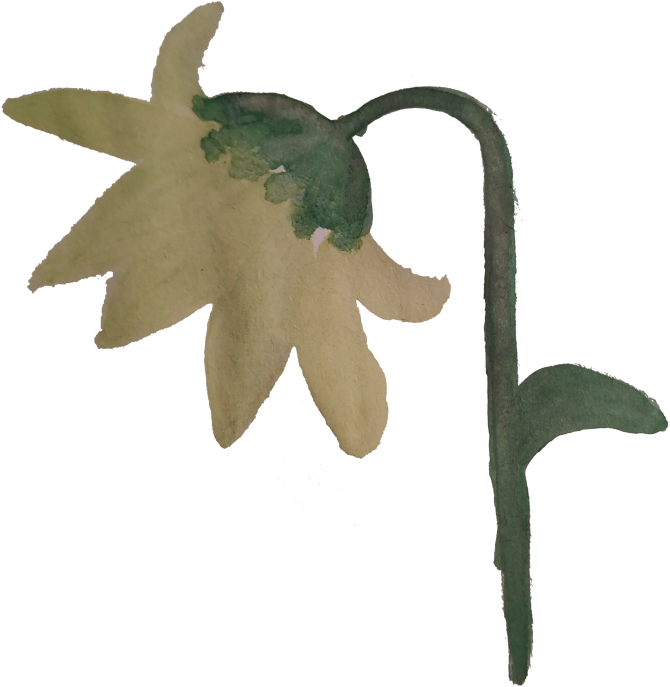
#> input picture assets/art/original/hima1.png, 1340 x 1374 px (shown at 1/2 size)
$ python make_icons.py
#> lines starting #> are read from the running program, lines starting #| are printed output that depends on the picture; after the words box and inside, x2 and y2 are one past the last pixel; in counts of white or black regions, pixels touching at a corner belong together
#!/usr/bin/env python3
"""Draw the app icons in assets/icons/ from the author's sunflower.

The source is the original drawing assets/art/original/hima1.png (read only),
centred on the ink colour of the interface:

  icon-192.png, icon-512.png   the flower fills most of the square
  icon-maskable-512.png        every visible pixel stays inside the central
                               80% circle, the safe zone launchers never crop

Usage: python3 tools/make_icons.py      (requires Pillow; output is reproducible)
"""
from pathlib import Path
import math

from PIL import Image

ROOT = Path(__file__).resolve().parents[1]
SOURCE = ROOT / 'assets/art/original/hima1.png'
OUT = ROOT / 'assets/icons'
INK = (13, 9, 6)  # --ink, #0d0906
VISIBLE = 24      # alpha above which a pixel counts as part of the drawing


def flower():
    with Image.open(SOURCE) as image:
        art = image.convert('RGBA')
    mask = art.getchannel('A').point(lambda a: 255 if a > VISIBLE else 0)
    return art.crop(mask.getbbox())


def visible_radius(art):
    """Distance from the centre of `art` to its farthest visible pixel."""
    alpha = art.getchannel('A')
    width, height = art.size
    cx, cy = width / 2, height / 2
    data = alpha.load()
    radius = 0.0
    step = max(1, min(width, height) // 400)
    for y in range(0, height, step):
        for x in range(0, width, step):
            if data[x, y] > VISIBLE:
                radius = max(radius, math.hypot(x + 0.5 - cx, y + 0.5 - cy))
    return radius + step


def render(art, size, scale):
    width, height = round(art.width * scale), round(art.height * scale)
    # Resample with premultiplied alpha so the paper fringe does not darken.
    small = art.convert('RGBa').resize((width, height), Image.LANCZOS).convert('RGBA')
    canvas = Image.new('RGBA', (size, size), INK + (255,))
    layer = Image.new('RGBA', (size, size), (0, 0, 0, 0))
    layer.paste(small, ((size - width) // 2, (size - height) // 2))
    return Image.alpha_composite(canvas, layer).convert('RGB')


def main():
    art = flower()
#> in flower, image is the input picture: PIL image 1340x1374 RGBA; mean R, G, B, A 36.9, 35.1, 26.8, 67.1
#> in flower, `mask = art.getchannel('A').point(lambda a: 255 if a > VISIBLE else 0)`:
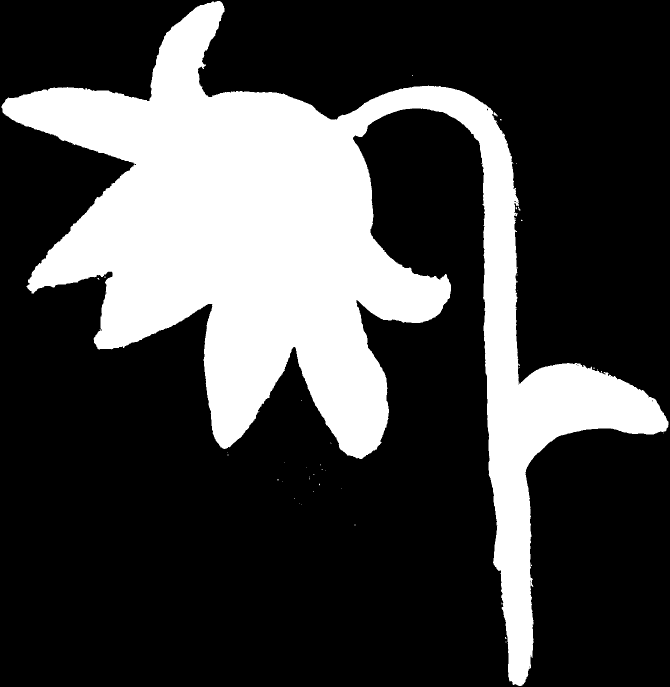
#> mask: PIL image 1340x1374 L (shown at 1/2 size); 26.6% white; 42 white regions (40 under 20 px), largest, box (x1, y1, x2, y2) and area: (3, 2, 1337, 1372) 489446, (987, 224, 995, 233) 35
    OUT.mkdir(parents=True, exist_ok=True)
    # Regular icons: the drawing's longer side spans 84% of the square.
    for size in (192, 512):
        scale = size * 0.84 / max(art.size)
        render(art, size, scale).save(OUT / f'icon-{size}.png', optimize=True)
#> this loop made 2 passes
#> pass 1, in render, `small = art.convert('RGBa').resize((width, height), Image.LANCZOS).con..`:
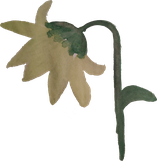
#> small: PIL image 157x161 RGBA; mean R, G, B, A 38.9, 37.2, 27.9, 67.6; transparent parts drawn white
#> pass 1, in render, `canvas = Image.new('RGBA', (size, size), INK + (255,))`:
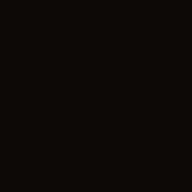
#> canvas: PIL image 192x192 RGBA; mean R, G, B, A 13, 9, 6, 255
#> pass 1, in main, `render(art, size, scale).save(OUT / f'icon-{size}.png', optimize=True)`:
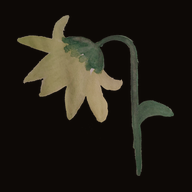
#> saved as icon-192.png: PIL image 192x192 RGB; mean R, G, B 32.7, 28.5, 20.5
    # Maskable: the farthest visible pixel sits at 38% of the width from the
    # centre, inside the 40% radius safe zone with a little air to spare.
    size = 512
    scale = size * 0.38 / visible_radius(art)
#> scale = 0.237
    render(art, size, scale).save(OUT / 'icon-maskable-512.png', optimize=True)
#> call 3 of render, with size = 512, scale = 0.237
#> in render (call 3), `width, height = round(art.width * scale), round(art.height * scale)`: width = 316; height = 325
#> in render (call 3), `small = art.convert('RGBa').resize((width, height), Image.LANCZOS).con..`:
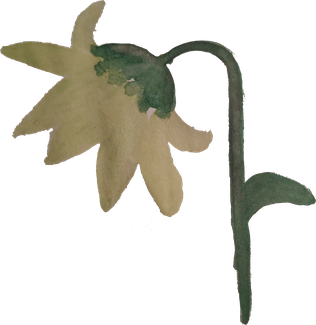
#> small: PIL image 316x325 RGBA; mean R, G, B, A 35.7, 34.1, 25.6, 67.6; transparent parts drawn white
#> in render (call 3), `layer = Image.new('RGBA', (size, size), (0, 0, 0, 0))`: layer: PIL image 512x512 RGBA; every value is 0
#> in render (call 3), `layer.paste(small, ((size - width) // 2, (size - height) // 2))`:
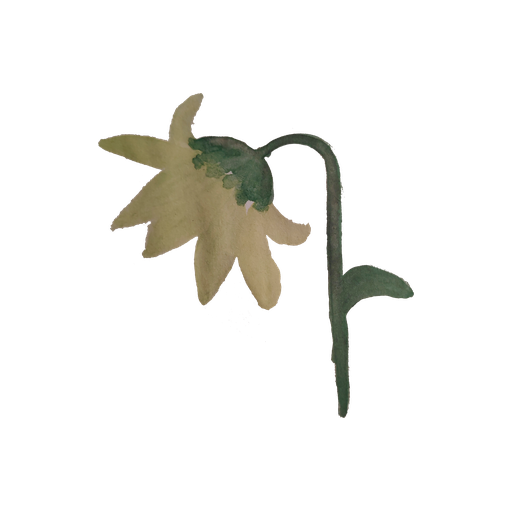
#> layer: PIL image 512x512 RGBA; mean R, G, B, A 14, 13.4, 10, 26.5; transparent parts drawn white
#> in render (call 3), `return Image.alpha_composite(canvas, layer).convert('RGB')`:
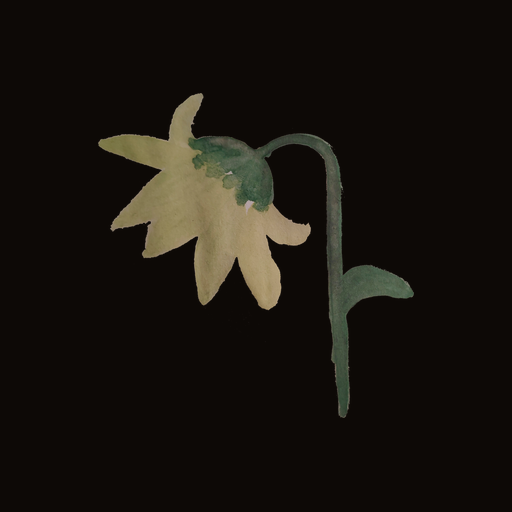
#> returned value: PIL image 512x512 RGB; mean R, G, B 24.2, 20.1, 14.3
    for path in sorted(OUT.glob('*.png')):
        print(path.relative_to(ROOT), path.stat().st_size)


if __name__ == '__main__':
    main()

$ run again, with assets/art/original/hima2.png copied over assets/art/original/hima1.png
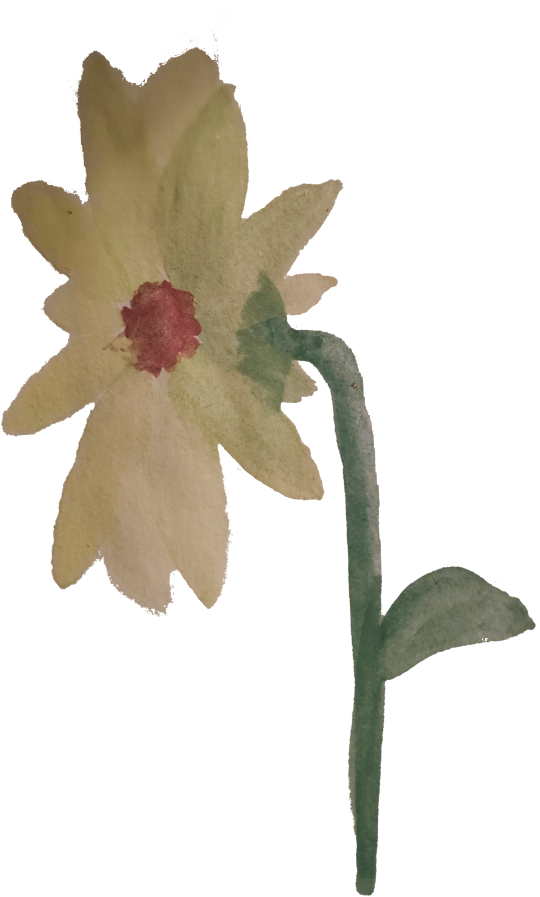
#> input picture assets/art/original/hima2.png, 1079 x 1794 px (shown at 1/2 size)
#> in flower, image is the input picture: PIL image 1079x1794 RGBA; mean R, G, B, A 59.5, 53.3, 42.2, 75.9
#> in flower, `mask = art.getchannel('A').point(lambda a: 255 if a > VISIBLE else 0)`:
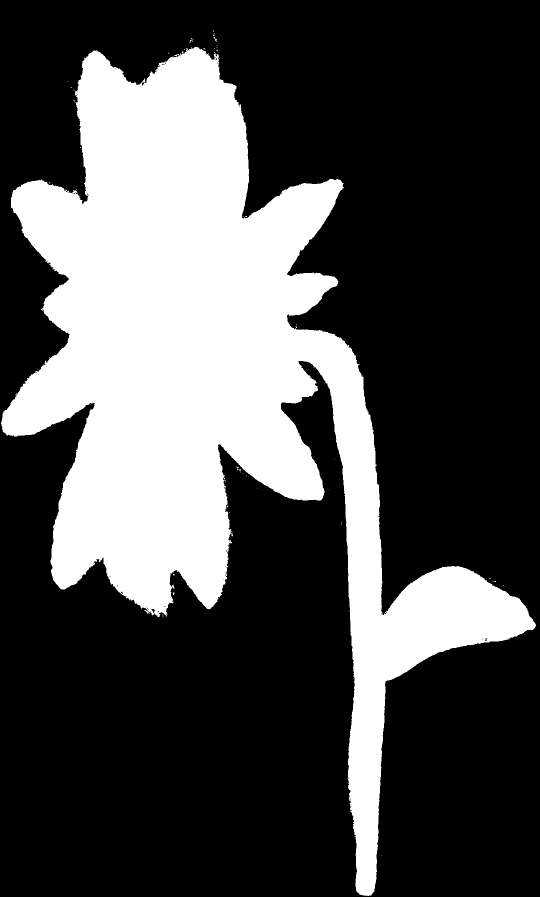
#> mask: PIL image 1079x1794 L (shown at 1/2 size); 30.1% white; 71 white regions (70 under 20 px), largest, box (x1, y1, x2, y2) and area: (2, 94, 1072, 1792) 581692
#> in main, `scale = size * 0.38 / visible_radius(art)`: scale = 0.217
#> in render (call 3), `width, height = round(art.width * scale), round(art.height * scale)`: width = 232; height = 375
#> in render (call 3), `return Image.alpha_composite(canvas, layer).convert('RGB')`:
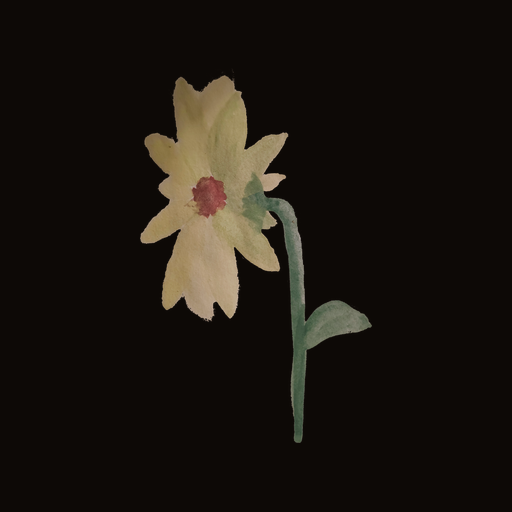
#> returned value: PIL image 512x512 RGB; mean R, G, B 26.5, 21.4, 15.3

$ run again, with assets/art/original/hima3.png copied over assets/art/original/hima1.png
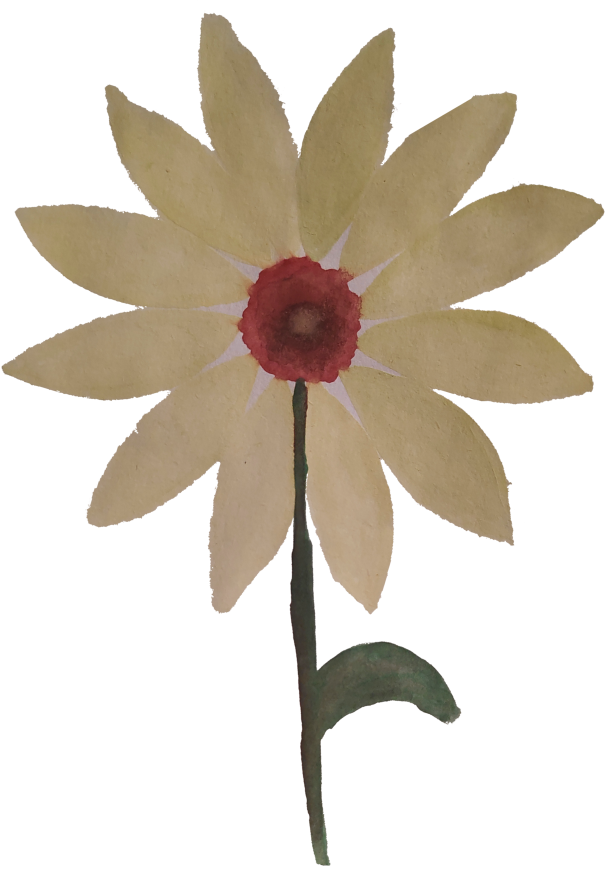
#> input picture assets/art/original/hima3.png, 1212 x 1742 px (shown at 1/2 size)
#> in flower, image is the input picture: PIL image 1212x1742 RGBA; mean R, G, B, A 66, 57.1, 44.3, 101
#> in flower, `mask = art.getchannel('A').point(lambda a: 255 if a > VISIBLE else 0)`:
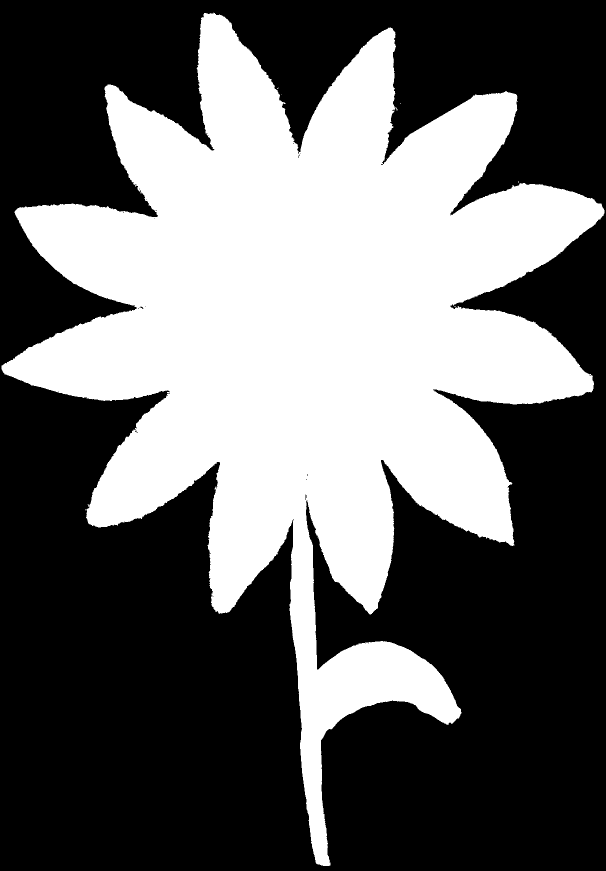
#> mask: PIL image 1212x1742 L (shown at 1/2 size); 40% white; 9 white regions (8 under 20 px), largest, box (x1, y1, x2, y2) and area: (3, 25, 1209, 1732) 843673
#> in main, `scale = size * 0.38 / visible_radius(art)`: scale = 0.222
#> in render (call 3), `width, height = round(art.width * scale), round(art.height * scale)`: width = 268; height = 379
#> in render (call 3), `return Image.alpha_composite(canvas, layer).convert('RGB')`:
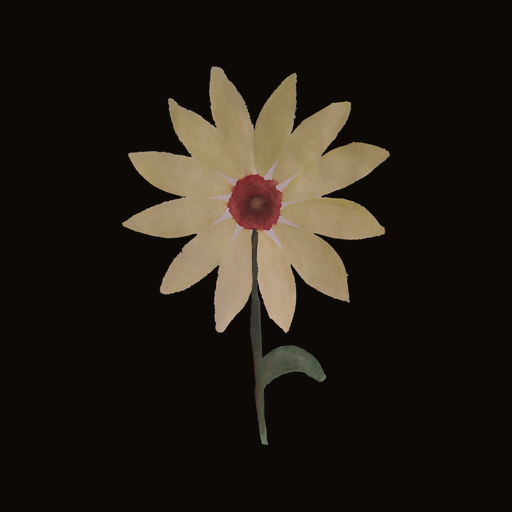
#> returned value: PIL image 512x512 RGB; mean R, G, B 35.5, 28.8, 21.3

$ run again, with assets/art/original/hima4.png copied over assets/art/original/hima1.png
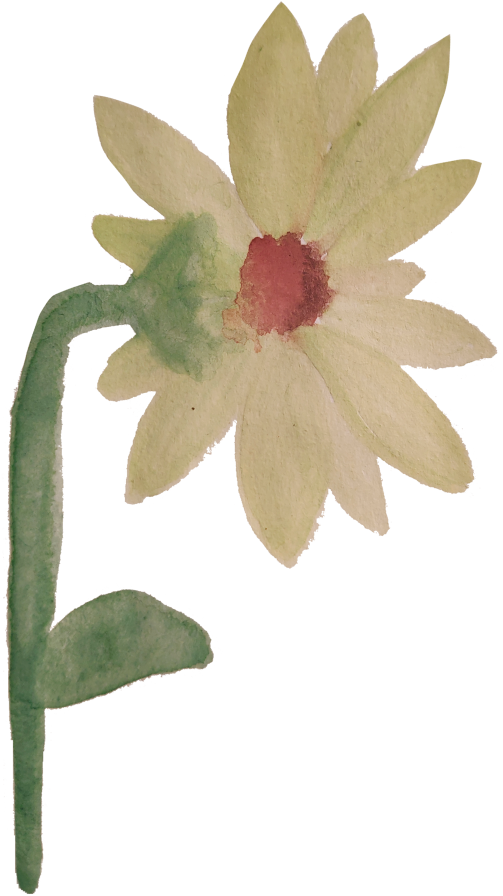
#> input picture assets/art/original/hima4.png, 1005 x 1791 px (shown at 1/2 size)
#> in flower, image is the input picture: PIL image 1005x1791 RGBA; mean R, G, B, A 78.2, 72.3, 56.2, 102.2
#> mask: PIL image 1005x1791 L; 40.4% white; 52 white regions (51 under 20 px), largest, box (x1, y1, x2, y2) and area: (10, 2, 996, 1788) 727761
#> in main, `scale = size * 0.38 / visible_radius(art)`: scale = 0.195
#> in render (call 3), `width, height = round(art.width * scale), round(art.height * scale)`: width = 193; height = 348
#> in render (call 3), `return Image.alpha_composite(canvas, layer).convert('RGB')`:
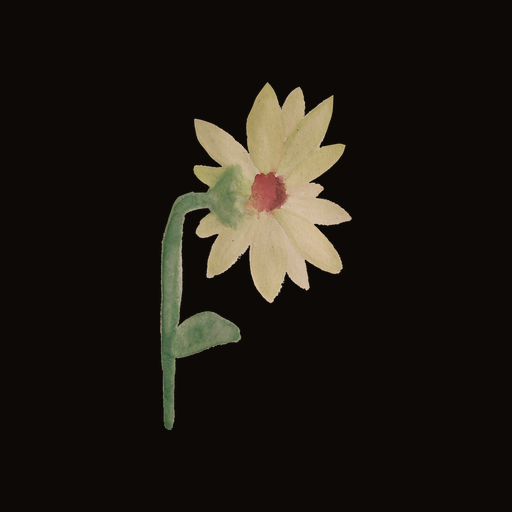
#> returned value: PIL image 512x512 RGB; mean R, G, B 29.2, 24.3, 17.6
